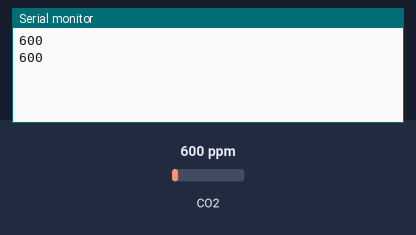
A sketch run on a simulated Arduino Uno, built with avr-gcc and run on an emulated ATmega328P. On the bench: the last lines printed to the serial monitor. The inputs (shaded band) are chosen by the test bench; at power-on: CO2 600 ppm.

Above: at 5.8 s.
5.9 s: CO2 set to 452 ppm
At 10.8 s:
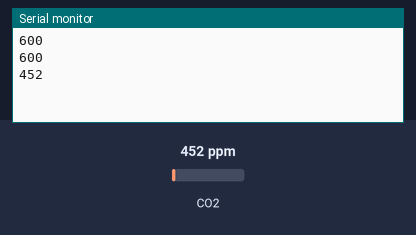
11.9 s: CO2 set to 1050 ppm
At 16.6 s:
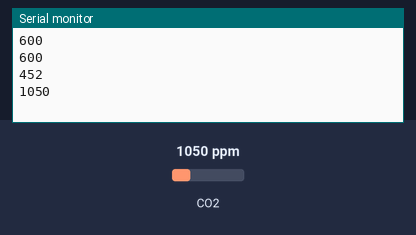
Timing chart, 0 to 18.1 s (numbered marks = the images above; inputs shaded):
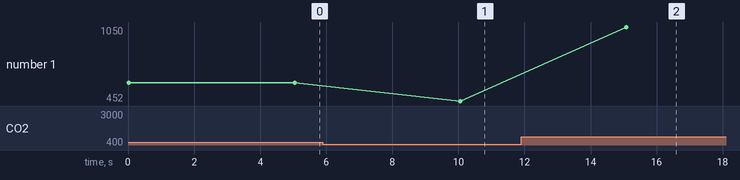

Measured:
- after the input at 5.9 s, the serial monitor: prints a new line after 4.2 s (image 1)
- after the input at 11.9 s, the serial monitor: prints a new line after 3.2 s (image 2)
- plotted number 1: 600 → 452 after the input at 5.9 s, 452 → 1050 after the input at 11.9 s

The sketch:

measure-co2.ino
```cpp
#include <Arduino.h>
#include <MHZ19.h>
#include <SoftwareSerial.h>                                // Remove if using HardwareSerial

#define RX_PIN 8                                           // Rx pin which the MHZ19 Tx pin is attached to
#define TX_PIN 9                                           // Tx pin which the MHZ19 Rx pin is attached to
#define BAUDRATE 9600                                      // Device to MH-Z19 Serial baudrate (should not be changed)

MHZ19 myMHZ19;                                             // Constructor for library
SoftwareSerial mySerial(RX_PIN, TX_PIN);                   // (Uno example) create device to MH-Z19 serial

void setup() {
    Serial.begin(9600);                                     // Device to serial monitor feedback

    mySerial.begin(BAUDRATE);                               // (Uno example) device to MH-Z19 serial start
    myMHZ19.begin(mySerial);                                // *Serial(Stream) refence must be passed to library begin().

    myMHZ19.autoCalibration();                              // Turn auto calibration ON (OFF autoCalibration(false))

}

void loop() {
    /* note: getCO2() default is command "CO2 Unlimited". This returns the correct CO2 reading even
    if below background CO2 levels or above range (useful to validate sensor). You can use the
    usual documented command with getCO2(false) */
    Serial.println(myMHZ19.getCO2());

    delay(5000);
}
```
